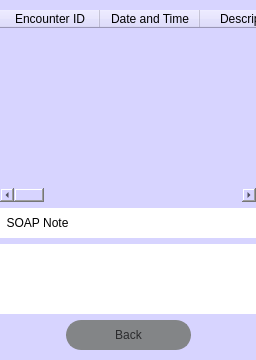
                     <widget class="QFrame" name="patient_data">
                      <property name="maximumSize">
                       <size>
                        <width>16777215</width>
                        <height>16777215</height>
                       </size>
                      </property>
                      <property name="styleSheet">
                       <string notr="true">border:0px solid;
background-color: rgb(215, 212, 255);</string>
                      </property>
                      <property name="frameShape">
                       <enum>QFrame::NoFrame</enum>
                      </property>
                      <property name="frameShadow">
                       <enum>QFrame::Raised</enum>
                      </property>
                      <layout class="QVBoxLayout" name="verticalLayout_5">
                       <property name="leftMargin">
                        <number>0</number>
                       </property>
                       <property name="topMargin">
                        <number>10</number>
                       </property>
                       <property name="rightMargin">
                        <number>0</number>
                       </property>
                       <property name="bottomMargin">
                        <number>10</number>
                       </property>
                       <item>
                        <widget class="QTableWidget" name="tableWidget">
                         <property name="styleSheet">
                          <string notr="true"/>
                         </property>
                         <column>
                          <property name="text">
                           <string>Encounter ID</string>
                          </property>
                         </column>
                         <column>
                          <property name="text">
                           <string>Date and Time</string>
                          </property>
                         </column>
                         <column>
                          <property name="text">
                           <string>Description</string>
                          </property>
                         </column>
                         <column>
                          <property name="text">
                           <string>Chief Complaint</string>
                          </property>
                         </column>
                         <column>
                          <property name="text">
                           <string>Lab Orders Count</string>
                          </property>
                         </column>
                         <column>
                          <property name="text">
                           <string>Lab Results Count</string>
                          </property>
                         </column>
                         <column>
                          <property name="text">
                           <string>Medication Orders Count</string>
                          </property>
                         </column>
                         <column>
                          <property name="text">
                           <string>Medication Fulfillment Count</string>
                          </property>
                         </column>
                         <column>
                          <property name="text">
                           <string>Vital Sign Count</string>
                          </property>
                         </column>
                         <column>
                          <property name="text">
                           <string>Therapy Orders Count</string>
                          </property>
                         </column>
                         <column>
                          <property name="text">
                           <string>Therapy Actions Count</string>
                          </property>
                         </column>
                         <column>
                          <property name="text">
                           <string>Immunization Count</string>
                          </property>
                         </column>
                         <column>
                          <property name="text">
                           <string>Has Appt</string>
                          </property>
                         </column>
                         <column>
                          <property name="text">
                           <string>Amount</string>
                          </property>
                         </column>
                         <column>
                          <property name="text">
                           <string>Payment_status</string>
                          </property>
                         </column>
                        </widget>
                       </item>
                       <item>
                        <widget class="QLabel" name="soap_note">
                         <property name="minimumSize">
                          <size>
                           <width>0</width>
                           <height>30</height>
                          </size>
                         </property>
                         <property name="maximumSize">
                          <size>
                           <width>16777215</width>
                           <height>37</height>
                          </size>
                         </property>
                         <property name="autoFillBackground">
                          <bool>false</bool>
                         </property>
                         <property name="styleSheet">
                          <string notr="true">border-radius: 0px;
font: 9pt &quot;MS Shell Dlg 2&quot;;
background-color: rgba(255, 255, 255);</string>
                         </property>
                         <property name="text">
                          <string>  SOAP Note</string>
                         </property>
                        </widget>
                       </item>
                       <item>
                        <widget class="QLineEdit" name="soapLineEdit">
                         <property name="minimumSize">
                          <size>
                           <width>0</width>
                           <height>70</height>
                          </size>
                         </property>
                         <property name="maximumSize">
                          <size>
                           <width>16777215</width>
                           <height>70</height>
                          </size>
                         </property>
                         <property name="font">
                          <font>
                           <pointsize>8</pointsize>
                           <italic>true</italic>
                          </font>
                         </property>
                         <property name="layoutDirection">
                          <enum>Qt::LeftToRight</enum>
                         </property>
                         <property name="styleSheet">
                          <string notr="true">background-color: rgba(255, 255, 255);</string>
                         </property>
                         <property name="alignment">
                          <set>Qt::AlignLeading|Qt::AlignLeft|Qt::AlignTop</set>
                         </property>
                         <property name="dragEnabled">
                          <bool>true</bool>
                         </property>
                         <property name="readOnly">
                          <bool>true</bool>
                         </property>
                        </widget>
                       </item>
                       <item>
                        <widget class="QFrame" name="back_frame">
                         <property name="minimumSize">
                          <size>
                           <width>0</width>
                           <height>30</height>
                          </size>
                         </property>
                         <property name="maximumSize">
                          <size>
                           <width>16777215</width>
                           <height>30</height>
                          </size>
                         </property>
                         <property name="layoutDirection">
                          <enum>Qt::RightToLeft</enum>
                         </property>
                         <property name="frameShape">
                          <enum>QFrame::StyledPanel</enum>
                         </property>
                         <property name="frameShadow">
                          <enum>QFrame::Raised</enum>
                         </property>
                         <layout class="QHBoxLayout" name="horizontalLayout_33">
                          <property name="spacing">
                           <number>0</number>
                          </property>
                          <property name="leftMargin">
                           <number>0</number>
                          </property>
                          <property name="topMargin">
                           <number>0</number>
                          </property>
                          <property name="rightMargin">
                           <number>0</number>
                          </property>
                          <property name="bottomMargin">
                           <number>0</number>
                          </property>
                          <item>
                           <widget class="QPushButton" name="back_btn">
                            <property name="sizePolicy">
                             <sizepolicy hsizetype="Fixed" vsizetype="Fixed">
                              <horstretch>0</horstretch>
                              <verstretch>0</verstretch>
                             </sizepolicy>
                            </property>
                            <property name="minimumSize">
                             <size>
                              <width>125</width>
                              <height>30</height>
                             </size>
                            </property>
                            <property name="maximumSize">
                             <size>
                              <width>125</width>
                              <height>30</height>
                             </size>
                            </property>
                            <property name="layoutDirection">
                             <enum>Qt::RightToLeft</enum>
                            </property>
                            <property name="styleSheet">
                             <string notr="true">QPushButton{
	font: 87 8pt &quot;Montserrat Black&quot;;
	text-align: center;
	border: 2px solid rgb(131, 133, 135);
	border-radius: 15px;
	color: #2a2b2d;
	background-color: rgb(131, 133, 135);
}
QPushButton:hover{
	border: 0px solid;
	color: #FFF;
	background-color: qlineargradient(spread:pad, x1:0, y1:0, x2:1, y2:0, stop:0 rgba(0,114,160,1), stop:1 rgba(0,212,255,1));
}
</string>
                            </property>
                            <property name="text">
                             <string>Back</string>
                            </property>
                           </widget>
                          </item>
                         </layout>
                        </widget>
                       </item>
                      </layout>
                     </widget>
